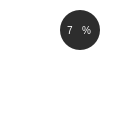
    <widget class="QWidget" name="widget_40" native="true">
     <property name="geometry">
      <rect>
       <x>600</x>
       <y>80</y>
       <width>121</width>
       <height>121</height>
      </rect>
     </property>
     <property name="styleSheet">
      <string notr="true">background-color: rgba(255, 255, 255, 0);
</string>
     </property>
     <widget class="QFrame" name="frame_30">
      <property name="geometry">
       <rect>
        <x>60</x>
        <y>10</y>
        <width>40</width>
        <height>40</height>
       </rect>
      </property>
      <property name="styleSheet">
       <string notr="true">QFrame{
background-color: rgb(45, 45, 45);
border-radius:20px;
}</string>
      </property>
      <property name="frameShape">
       <enum>QFrame::StyledPanel</enum>
      </property>
      <property name="frameShadow">
       <enum>QFrame::Plain</enum>
      </property>
      <widget class="QWidget" name="widget_41" native="true">
       <property name="geometry">
        <rect>
         <x>0</x>
         <y>10</y>
         <width>41</width>
         <height>21</height>
        </rect>
       </property>
       <property name="styleSheet">
        <string notr="true">background-color: rgba(255, 255, 255, 0);</string>
       </property>
       <widget class="QWidget" name="horizontalLayoutWidget_41">
        <property name="geometry">
         <rect>
          <x>0</x>
          <y>0</y>
          <width>36</width>
          <height>21</height>
         </rect>
        </property>
        <layout class="QHBoxLayout" name="horizontalLayout_41">
         <item>
          <widget class="QLabel" name="Finential_statistic1_106">
           <property name="styleSheet">
            <string notr="true">color:white;
background-color: rgba(255, 255, 255, 0);
font: 10px;
padding-left:5px;
text-align: right;</string>
           </property>
           <property name="text">
            <string>7</string>
           </property>
           <property name="wordWrap">
            <bool>true</bool>
           </property>
          </widget>
         </item>
         <item>
          <widget class="QLabel" name="Finential_statistic1_107">
           <property name="styleSheet">
            <string notr="true">color:white;
font: 10px;
background-color:rgba(255, 255, 255, 0);</string>
           </property>
           <property name="frameShadow">
            <enum>QFrame::Raised</enum>
           </property>
           <property name="text">
            <string>%</string>
           </property>
           <property name="wordWrap">
            <bool>true</bool>
           </property>
          </widget>
         </item>
        </layout>
       </widget>
      </widget>
     </widget>
     <widget class="QLabel" name="Finential_statistic1_109">
      <property name="geometry">
       <rect>
        <x>10</x>
        <y>80</y>
        <width>41</width>
        <height>20</height>
       </rect>
      </property>
      <property name="styleSheet">
       <string notr="true">color:white;
background-color: rgba(255, 255, 255, 0);
font: 10px;
padding-left:5px;
text-align: right;</string>
      </property>
      <property name="text">
       <string>99,500</string>
      </property>
      <property name="wordWrap">
       <bool>true</bool>
      </property>
     </widget>
     <widget class="QLabel" name="Finential_statistic1_60">
      <property name="geometry">
       <rect>
        <x>10</x>
        <y>60</y>
        <width>101</width>
        <height>19</height>
       </rect>
      </property>
      <property name="styleSheet">
       <string notr="true">color:white;
background-color: rgba(255, 255, 255, 0);
font: 10px;
padding-left:5px;
text-align: right;</string>
      </property>
      <property name="text">
       <string>Floatin License</string>
      </property>
      <property name="wordWrap">
       <bool>true</bool>
      </property>
     </widget>
    </widget>
